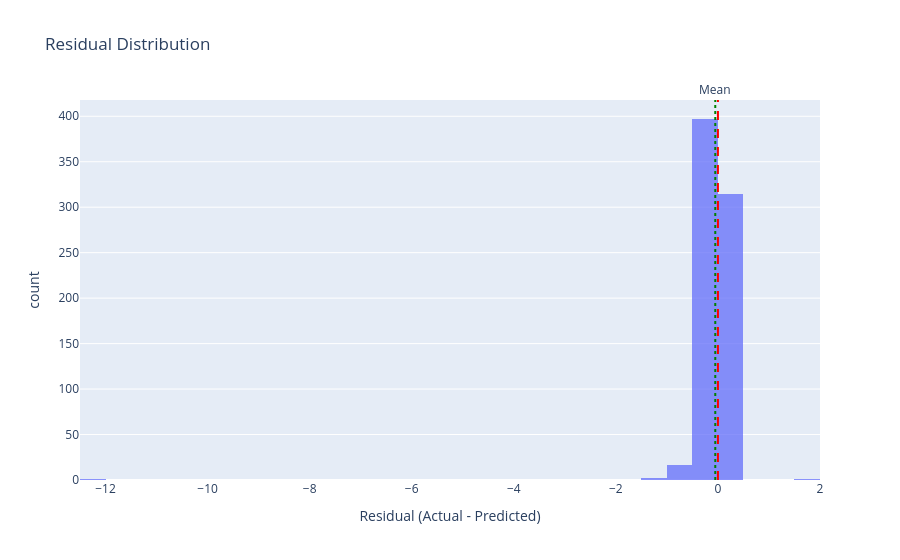

Notebook cell for this chart:
### Code cell
# Convert to DataFrame
res_df = pd.DataFrame({
    "Residuals": residuals
})

# Plot interactive histogram
fig = px.histogram(
    res_df,
    x="Residuals",
    nbins=50,
    title="Residual Distribution",
    labels={"Residuals": "Residual (Actual - Predicted)"},
    opacity=0.75
)

# Optional: add mean & zero reference lines
fig.add_vline(x=0, line_dash="dash", line_color="red")
fig.add_vline(
    x=residuals.mean(),
    line_dash="dot",
    line_color="green",
    annotation_text="Mean",
    annotation_position="top"
)

fig.show()

### Figure 1 — Plotly figure (JSON) as saved in the notebook; plotly's stock layout.template omitted (floating-point values rounded to 4 significant figures; data arrays with more than 128 entries replaced by an {"elided": "..."} marker saying what was removed)
{"data": [{"bingroup": "x", "hovertemplate": "Residual (Actual - Predicted)=%{x}<br>count=%{y}<extra></extra>", "legendgroup": "", "marker": {"color": "#636efa", "opacity": 0.75, "pattern": {"shape": ""}}, "name": "", "nbinsx": 50, "orientation": "v", "showlegend": false, "type": "histogram", "x": {"elided": "732 float values"}, "xaxis": "x", "yaxis": "y"}], "layout": {"annotations": [{"showarrow": false, "text": "Mean", "x": -0.05221, "xanchor": "center", "xref": "x", "y": 1, "yanchor": "bottom", "yref": "y domain"}], "barmode": "relative", "legend": {"tracegroupgap": 0}, "shapes": [{"line": {"color": "red", "dash": "dash"}, "type": "line", "x0": 0, "x1": 0, "xref": "x", "y0": 0, "y1": 1, "yref": "y domain"}, {"line": {"color": "green", "dash": "dot"}, "type": "line", "x0": -0.05221, "x1": -0.05221, "xref": "x", "y0": 0, "y1": 1, "yref": "y domain"}], "title": {"text": "Residual Distribution"}, "xaxis": {"anchor": "y", "domain": [0, 1], "title": {"text": "Residual (Actual - Predicted)"}}, "yaxis": {"anchor": "x", "domain": [0, 1], "title": {"text": "count"}}}}
